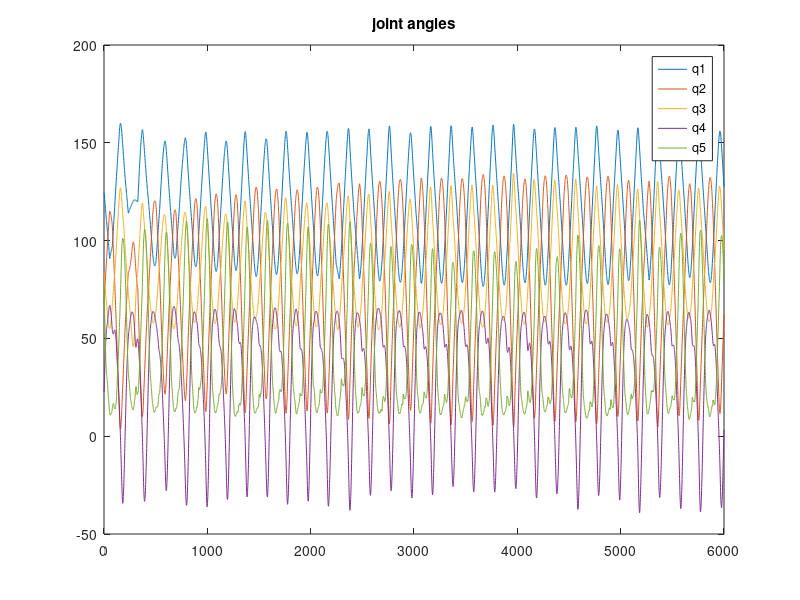

This chart was generated by the following MATLAB code:
function [q,t2,p] = bodyangles
% better fucntion name the part that produce p and q 
% load X2016_03_17_trial2_markers
load Mdata2
%choose the averaged trial number (to underestand how the data is averaged visit "how to make data note")
d = MDATA;

% Calculating the knee angle(q2) using 3 markers: RLEK, RLM, RGTRO 

knee     = d(:,[33 34])/1000;         % RLEK: right lateral epicondyle of the knee x:31 Y:32 Z:33 (add 1 to column numbers)
ankle    = d(:,[27 28])/1000;        % RLM : right lateral malleolus of the ankle x:25 Y:26 Z:27
hip      = d(:,[39 40])/1000;          % RGTRO : right greater trochanter of femur  x:37 Y:38 Z:39
shoulder = d(:,[63 64])/1000;     % RSHO : right acromian of shoulder x:61 Y:62 Z:63
elbow    = d(:,[66 67])/1000;          % RLEE : right lateral elbow x:64 Y:65 Z:66
wrist    = d(:,[69 70])/1000;          % RLW : right lateral wrist x:67 Y:68 Z:69
t2 = d(:,1); % defining the step time

f = find(~isnan(knee(:,1)));   %find the nan index in the knee data  

%remove the NAN numbers from the data and separate Y and Z cordinate for each marker

kneeY = knee(f,1);
kneeZ = knee(f,2);
ankleY = ankle(:,1);
ankleZ = ankle(:,2);
hipY = hip(:,1);
hipZ = hip(:,2);
shoulderY = shoulder(:,1);
shoulderZ = shoulder(:,2);
elbowY = elbow(:,1);
elbowZ = elbow(:,2);
wristY = wrist(:,1);
wristZ = wrist(:,2);

%new time vector based on the dimention of 
newt = t2(f);
kneeY = interp1(newt,kneeY,t2);   
kneeZ = interp1(newt,kneeZ,t2);  

% shank angle
theta_shank = atan2((kneeY - ankleY),(kneeZ - ankleZ)); %calculating shank angle 
theta_thigh = atan2((hipY - kneeY),(hipZ - kneeZ)); %calculating femur angle 
q1 = theta_shank;

% knee angle
theta_thigh = unwrap(theta_thigh); 
q2 =  2*pi + theta_thigh - theta_shank; 

% hip angle
theta_upperbody = atan2((shoulderY - hipY),(shoulderZ - hipZ)); %calculating 
q3 = theta_upperbody - (theta_thigh + pi);%
q3 = unwrap(q3);

% arm angle
theta_arm = atan2((elbowY - shoulderY),(elbowZ - shoulderZ)); %calculating 
q4 = theta_arm - (theta_upperbody - pi) ;
q4 = unwrap(q4);
%--------------------------------------------------------------------------

% forearm angle

theta_forearm = atan2((wristY - elbowY),(wristZ - elbowZ )); %calculating 
q5 = theta_forearm - theta_arm;

%preparing the data (positions, velocities, accelerations)
q = [q1 q2 q3 q4 q5];


plot(q*180/pi)
title('joint angles')
legend('q1','q2','q3','q4','q5');

% determine model parameters
    p.ShankLen = mean(sqrt((kneeY-ankleY).^2+(kneeZ-ankleZ).^2));
    p.ThighLen = mean(sqrt((hipY-kneeY).^2+(hipZ-kneeZ).^2));
    p.TrunkLen = mean(sqrt((shoulderY-hipY).^2+(shoulderZ-hipZ).^2));
    p.UpparmLen = mean(sqrt((elbowY-shoulderY).^2+(elbowZ-shoulderZ).^2));
    p.ForearmLen = mean(sqrt((wristY-elbowY).^2+(wristZ-elbowZ).^2));
    
% calculate the coordinate of ankle point, and assume it is fixed
    p.Xankle = mean(ankleZ);
    p.Yankle = mean(ankleY);
    
% do the linear polyfit of hip motion track for the alpha angle
%     coeff = polyfit(hipZ,hipY,1);
coeff = polyfit(hipZ,hipY,1);
    p.a=coeff(1,1);
    p.b=coeff(1,2); %FIT A STAIGHT LINE THROUGH A LINEAR REGRETION

	p.M                = 80;				    % body mass (kg)
    
    
   % determins sprocket position based on the most forward position of the
   % wrist (IN FUTURE WORK WE NEED A MARKER)
%     i = find(max(wristZ));
	[p.Xsprocket,i] = max(wristZ);
    p.Xsprocket = max(wristZ) + 0.1;
	p.Ysprocket     = wristY(i);                       
                 
	% These are model parameters
    p.g          = 9.80665;                     % gravity(N/kg)
	p.Kseat          =  10^5;                        % seat stiffness (kN/m)
	p.Cseat          =  2*sqrt(p.M*p.Kseat);        % seat damping (kNs/m), close to critical damping
    
    % rowing machine parameters from parameter identification
    p.C = 36.4291;              % flywheel damping coefficient
	p.m = 554.6741;             % flywheel equivalent mass

  	p.Kcrm = 1313.8565;             % stiffness of cable and ratchet mechanism (N/m) (CHECK VALUE IN PARAMETER IDENTIFICATION)
 %	p.Kcrm = 0;             % stiffness of cable and ratchet mechanism (N/m) (CHECK VALUE IN PARAMETER IDENTIFICATION)

%    p.K =  17.5250 ;			% shock cord stiffness (N/m)
    %  p.K =  17.5250 ;			% shock cord stiffness (N/m)

    p.K =  20 ;			% shock cord stiffness (N/m)

    p.L0 = 0.6;                   % the wrist-sprocket distance at which shock cord has no force
	% body segment parameters calculated using the tables from Winter's book
	p.ShankMass        =  0.0465*2*p.M;                
	p.ThighMass        =  0.1*2*p.M;                   
	p.TrunkMass        =  0.497*p.M;                   
	p.UpparmMass       =  0.028*2*p.M;                 
	p.ForearmMass      =  0.016*2*p.M;                 
	p.ShankInertia     =  p.ShankMass*(0.302*p.ShankLen)^2; 
	p.ThighInertia     =  p.ThighMass*(0.323*p.ThighLen)^2; 
	p.TrunkInertia     =  p.TrunkMass*(0.5*p.TrunkLen)^2;   
	p.UpparmInertia    =  p.UpparmMass*(0.322*p.UpparmLen)^2;
	p.ForearmInertia   =  p.ForearmMass*(0.303*p.ForearmLen)^2;
	p.ShankCM          =  (1-0.433)*p.ShankLen;                
	p.ThighCM          =  (1-0.433)*p.ThighLen;               
	p.TrunkCM          =  (1-0.500)*p.TrunkLen;                 
	p.UpparmCM         =  0.436*p.UpparmLen;                   
	p.ForearmCM        =  0.430*p.ForearmLen;                    
%     q = [q1,q2,q3,q4,q5];						    % extract joint angle trajectories (states 1-5)
%     figure(9);
%     animate(q,p); 

end